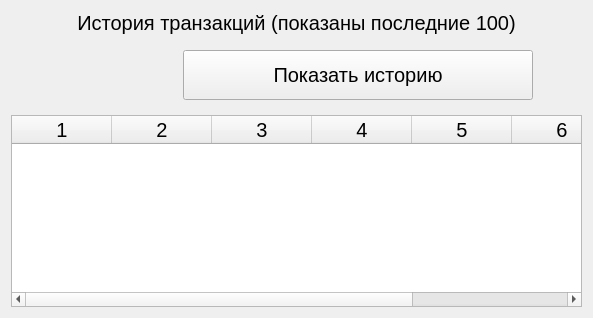
            <widget class="QWidget" name="page_transaction_history">
             <layout class="QVBoxLayout" name="verticalLayout_10">
              <item>
               <widget class="QLabel" name="label_6">
                <property name="font">
                 <font>
                  <pointsize>15</pointsize>
                 </font>
                </property>
                <property name="text">
                 <string>История транзакций (показаны последние 100)</string>
                </property>
                <property name="alignment">
                 <set>Qt::AlignCenter</set>
                </property>
               </widget>
              </item>
              <item>
               <widget class="QWidget" name="widget_3" native="true">
                <layout class="QHBoxLayout" name="horizontalLayout_13">
                 <item>
                  <spacer name="horizontalSpacer_13">
                   <property name="orientation">
                    <enum>Qt::Horizontal</enum>
                   </property>
                   <property name="sizeHint" stdset="0">
                    <size>
                     <width>163</width>
                     <height>20</height>
                    </size>
                   </property>
                  </spacer>
                 </item>
                 <item>
                  <widget class="QPushButton" name="show_transactions_history_btn">
                   <property name="sizePolicy">
                    <sizepolicy hsizetype="Minimum" vsizetype="Ignored">
                     <horstretch>0</horstretch>
                     <verstretch>0</verstretch>
                    </sizepolicy>
                   </property>
                   <property name="minimumSize">
                    <size>
                     <width>350</width>
                     <height>50</height>
                    </size>
                   </property>
                   <property name="font">
                    <font>
                     <pointsize>15</pointsize>
                    </font>
                   </property>
                   <property name="text">
                    <string>Показать историю</string>
                   </property>
                  </widget>
                 </item>
                 <item>
                  <spacer name="horizontalSpacer_14">
                   <property name="orientation">
                    <enum>Qt::Horizontal</enum>
                   </property>
                   <property name="sizeHint" stdset="0">
                    <size>
                     <width>40</width>
                     <height>20</height>
                    </size>
                   </property>
                  </spacer>
                 </item>
                </layout>
               </widget>
              </item>
              <item>
               <widget class="QTableWidget" name="transaction_history_table">
                <property name="font">
                 <font>
                  <pointsize>15</pointsize>
                 </font>
                </property>
                <property name="rowCount">
                 <number>0</number>
                </property>
                <property name="columnCount">
                 <number>7</number>
                </property>
                <column/>
                <column/>
                <column/>
                <column/>
                <column/>
                <column/>
                <column/>
               </widget>
              </item>
             </layout>
            </widget>
